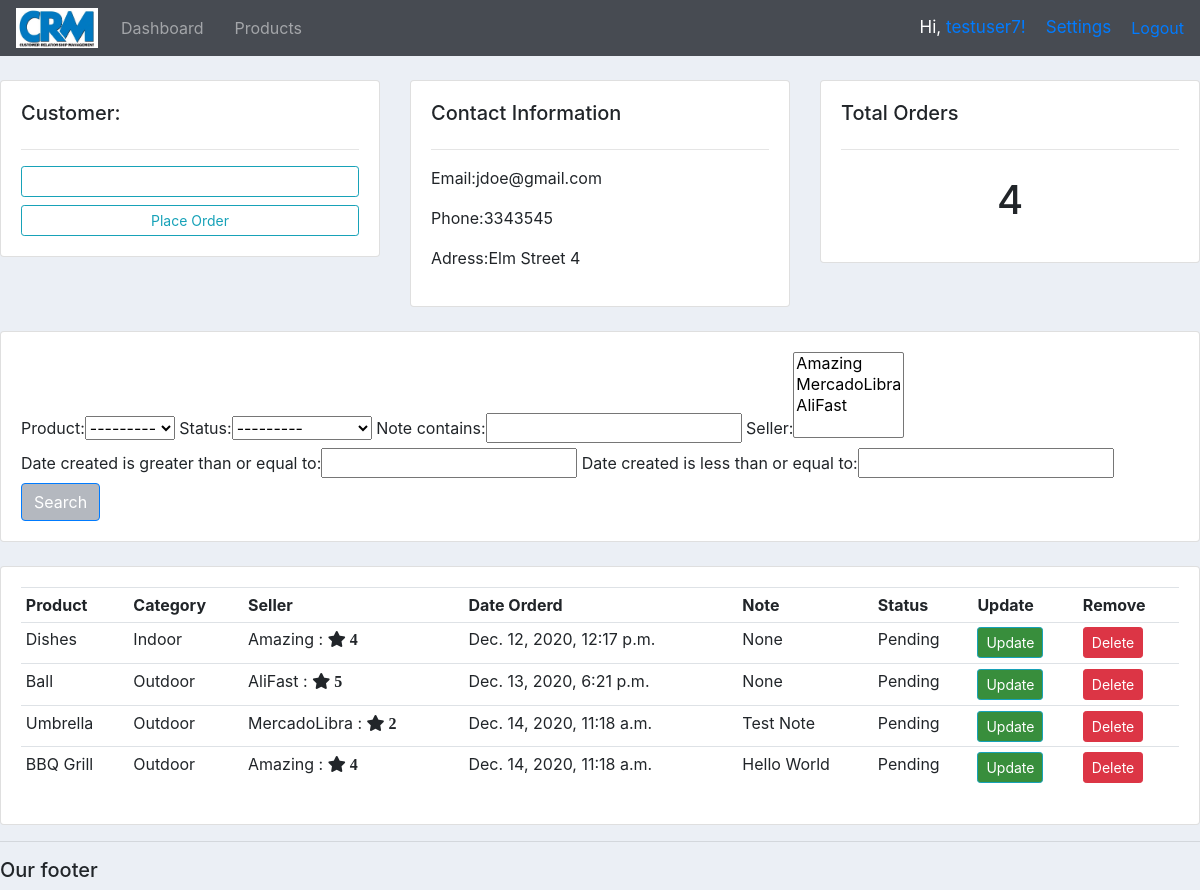
The page /customers/1/ (signed in) on the database its author committed.
### accounts/models.py (models this page shows, shortened)
class Customer(models.Model):
    user = models.OneToOneField(User, null=True, blank=True, on_delete=models.CASCADE)
    name = models.CharField(max_length=64, null=True)
    phone = models.CharField(max_length=64, null=True)
    email = models.CharField(max_length=64, null=True)
    profile_pic = models.ImageField(default="profile2.png", null=True, blank=True)
    adress = models.CharField(max_length=64, null=True)
    date_created = models.DateTimeField(auto_now_add=True, null=True)

class Order(models.Model):
    STATUS = (
        ('Pending', 'Pending'),
        ('Out for delivery', 'Out for delivery'),
        ('Delivered', 'Delivered'),
    )
    customer = models.ForeignKey(Customer, null=True, on_delete=models.SET_NULL)
    product = models.ForeignKey(Product, null=True, on_delete=models.SET_NULL)
    date_created = models.DateTimeField(auto_now_add=True, null=True)
    status = models.CharField(max_length=64, null=True, choices=STATUS)
    note = models.CharField(max_length=1000, null=True)
    seller = models.ManyToManyField(Seller)

class Product(models.Model):
    CATEGORY = (
        ('Indoor', 'Indoor'),
        ('Outdoor', 'Outdoor')
    )
    seller = models.ForeignKey(Seller, null=True, on_delete=models.CASCADE)
    name = models.CharField(max_length=64, null=True)
    price = models.FloatField(null=True)
    category = models.CharField(max_length=64, null=True, choices=CATEGORY)
    description = models.CharField(max_length=200, null=True, blank=True)
    date_created = models.DateTimeField(auto_now_add=True, null=True)
    tags = models.ManyToManyField(Tag)
    def __str__(self):
        return self.name

class Seller(models.Model):
    name = models.CharField(max_length=64)
    rating = models.IntegerField(null=True)
    def __str__(self):
        return self.name

### accounts/views.py (the view)
# urls.py: path('customers/<str:pk>/', views.customers, name="customers"),
@login_required(login_url="accounts:login")
def customers(request, pk):
    customer = Customer.objects.get(id=pk)
    orders = customer.order_set.all()
    total_orders = orders.count()
    my_filter = order_filter(request.GET, queryset=orders)
    orders = my_filter.qs
    context = {'customer':customer, 'orders':orders,
               'total_orders':total_orders,
               'my_filter':my_filter}
    return render(request, 'accounts/customers.html', context)

### accounts/templates/accounts/customers.html (shortened to what this page needs)
{% extends "accounts/main.html" %}
{% block content %}
  <br>
  <div class="row">
  	<div class="col-md">
  		<div class="card card-body">
  			<h5>Customer:</h5>
  			<hr>
  			<a class="btn btn-outline-info  btn-sm btn-block" href="">Update Customer</a>
  			<a class="btn btn-outline-info  btn-sm btn-block"
           href="{% url 'accounts:create_order' customer.id %}">Place Order</a>
  		</div>
  	</div>
  	<div class="col-md">
  		<div class="card card-body">
  			<h5>Contact Information</h5>
  			<hr>
  			<p>Email:{{customer.email}}</p>
  			<p>Phone:{{customer.phone}}</p>
        <p>Adress:{{customer.adress}}</p>
  		</div>
  	</div>
  	<div class="col-md">
  		<div class="card card-body">
  			<h5>Total Orders</h5>
  			<hr>
  			<h1 style="text-align: center;padding: 10px">{{total_orders}}</h1>
  		</div>
  	</div>
  </div>
  <br>
  <div class="row">
  	<div class="col">
  		<div class="card card-body">
  			<form method="GET">
            {{my_filter.form}}
  		    <button id="custom_btn1" class="btn btn-primary" type="submit">Search</button>
  		  </form>
  		</div>
  	</div>
  </div>
  <br>
  <div class="row">
  	<div class="col-md">
  		<div class="card card-body">
  			<table class="table table-sm">
  				<tr>
  					<th>Product</th>
  					<th>Category</th>
            <th>Seller</th>
  					<th>Date Orderd</th>
            <th>Note</th>
  					<th>Status</th>
  					<th>Update</th>
  					<th>Remove</th>
  				</tr>
          {% for order in orders %}
            <tr>
              <td>{{order.product}}</td>
              <td>{{order.product.category}}</td>
              <td>{{order.product.seller}} : <i class="fa fa-star" aria-hidden="true"> {{order.product.seller.rating}}</i></td>
              <td>{{order.date_created}}</td>
              <td>{{order.note}}</td>
              <td>{{order.status}}</td>
              <td><a id="custom_btn3" class="btn btn-sm btn-info" href="{% url 'accounts:update_order' order.id %}">Update</a></td>
  						<td><a class="btn btn-sm btn-danger" href="{% url 'accounts:delete_order' order.id %}">Delete</a></td>
            </tr>
          {% endfor %}
  			</table>
  		</div>
  	</div>
  </div>
{% endblock %}

### accounts/templates/accounts/navbar.html (shortened to what this page needs)
{% load static %}
<nav class="navbar navbar-expand-lg navbar-dark" id="navbar_custom">
  <img id="crm_logo" src="{% static 'images/crm_logo.png' %}" alt="">
  <div class="collapse navbar-collapse" id="navbarNav">
    <ul class="navbar-nav">
      <li class="nav-item">
        <a class="nav-link" href="{% url 'accounts:home' %}">Dashboard</a>
      </li>
      <li class="nav-item">
        <a class="nav-link" href="{% url 'accounts:products' %}">Products</a>
      </li>
    </ul>
  </div>
  {% if request.user.is_authenticated %}
    <span class="hi-msg">Hi, <a href="{% url 'accounts:user_page' %}">{{request.user}}!</a></span>
    <span class="hi-msg"><a href="{% url 'accounts:account_settings' %}">Settings</a></span>
    <spanclass="hi-msg"><a href="{% url 'accounts:logout' %}">Logout</a></span>
  {% else %}
  <spanclass="hi-msg"><a href="{% url 'accounts:login' %}">Login</a></span>
  {% endif %}
</nav>

### static/css/main.css (style rules this page uses)
body { background-color: #ebeff5; }
#crm_logo { height: 40px; width: auto; margin-right: 15px; }
.nav-item { margin-right: 15px; }

### accounts/templates/accounts/navbar.html (style rules this page uses)
#navbar_custom { background-color: #474b52 }
.hi-msg { font-size: 17px; color: #fff; margin-right: 20px; }

### accounts/templates/accounts/customers.html (style rules this page uses)
#custom_btn1 { background-color: #b4b8bf; }
#custom_btn3 { background-color: #388e3c; }

### rows shown on the page
Customer: email "jdoe@gmail.com", phone "3343545", adress "Elm Street 4"
Order: product "Dishes", product.category "Indoor", product.seller "Amazing", product.seller.rating "4", date_created "Dec. 12, 2020, 12:17 p.m.", note "None", status "Pending"
Order: product "Ball", product.category "Outdoor", product.seller "AliFast", product.seller.rating "5", date_created "Dec. 13, 2020, 6:21 p.m.", note "None", status "Pending"
Order: product "Umbrella", product.category "Outdoor", product.seller "MercadoLibra", product.seller.rating "2", date_created "Dec. 14, 2020, 11:18 a.m.", note "Test Note", status "Pending"
Order: product "BBQ Grill", product.category "Outdoor", product.seller "Amazing", product.seller.rating "4", date_created "Dec. 14, 2020, 11:18 a.m.", note "Hello World", status "Pending"

### other values the page prints
{{ request.user }} "testuser7"
{{ total_orders }} "4"
